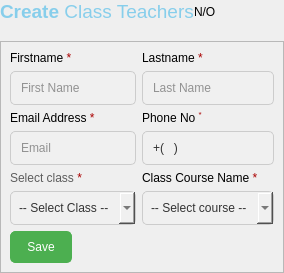
                   <widget class="QFrame" name="frame_77">
                    <property name="frameShape">
                     <enum>QFrame::Shape::NoFrame</enum>
                    </property>
                    <property name="frameShadow">
                     <enum>QFrame::Shadow::Raised</enum>
                    </property>
                    <layout class="QHBoxLayout" name="horizontalLayout_38">
                     <property name="spacing">
                      <number>0</number>
                     </property>
                     <property name="leftMargin">
                      <number>0</number>
                     </property>
                     <property name="topMargin">
                      <number>0</number>
                     </property>
                     <property name="rightMargin">
                      <number>0</number>
                     </property>
                     <property name="bottomMargin">
                      <number>0</number>
                     </property>
                     <item>
                      <widget class="QFrame" name="frame_78">
                       <property name="frameShape">
                        <enum>QFrame::Shape::NoFrame</enum>
                       </property>
                       <property name="frameShadow">
                        <enum>QFrame::Shadow::Raised</enum>
                       </property>
                       <layout class="QVBoxLayout" name="verticalLayout_46" stretch="0,0,0">
                        <property name="spacing">
                         <number>4</number>
                        </property>
                        <property name="leftMargin">
                         <number>0</number>
                        </property>
                        <property name="topMargin">
                         <number>0</number>
                        </property>
                        <property name="rightMargin">
                         <number>0</number>
                        </property>
                        <property name="bottomMargin">
                         <number>0</number>
                        </property>
                        <item>
                         <widget class="QFrame" name="frame_79">
                          <property name="frameShape">
                           <enum>QFrame::Shape::NoFrame</enum>
                          </property>
                          <property name="frameShadow">
                           <enum>QFrame::Shadow::Raised</enum>
                          </property>
                          <layout class="QHBoxLayout" name="horizontalLayout_39">
                           <property name="spacing">
                            <number>0</number>
                           </property>
                           <property name="leftMargin">
                            <number>0</number>
                           </property>
                           <property name="topMargin">
                            <number>0</number>
                           </property>
                           <property name="rightMargin">
                            <number>0</number>
                           </property>
                           <property name="bottomMargin">
                            <number>0</number>
                           </property>
                           <item>
                            <widget class="QLabel" name="label_70">
                             <property name="styleSheet">
                              <string notr="true">color:skyblue;</string>
                             </property>
                             <property name="text">
                              <string>&lt;html&gt;&lt;head/&gt;&lt;body&gt;&lt;p&gt;&lt;span style=&quot; font-size:14pt; font-weight:600;&quot;&gt;Create&lt;/span&gt;&lt;span style=&quot; font-size:14pt;&quot;&gt; Class Teachers&lt;/span&gt;&lt;/p&gt;&lt;/body&gt;&lt;/html&gt;</string>
                             </property>
                            </widget>
                           </item>
                           <item>
                            <widget class="QLabel" name="createTeachersStatusLabel">
                             <property name="text">
                              <string>N/O</string>
                             </property>
                            </widget>
                           </item>
                          </layout>
                         </widget>
                        </item>
                        <item>
                         <spacer name="verticalSpacer_8">
                          <property name="orientation">
                           <enum>Qt::Orientation::Vertical</enum>
                          </property>
                          <property name="sizeType">
                           <enum>QSizePolicy::Policy::Preferred</enum>
                          </property>
                          <property name="sizeHint" stdset="0">
                           <size>
                            <width>20</width>
                            <height>14</height>
                           </size>
                          </property>
                         </spacer>
                        </item>
                        <item>
                         <widget class="QFrame" name="frame_80">
                          <property name="frameShape">
                           <enum>QFrame::Shape::StyledPanel</enum>
                          </property>
                          <property name="frameShadow">
                           <enum>QFrame::Shadow::Raised</enum>
                          </property>
                          <layout class="QHBoxLayout" name="horizontalLayout_40">
                           <item>
                            <widget class="QFrame" name="frame_81">
                             <property name="styleSheet">
                              <string notr="true">QLineEdit{
	background-color: #f0f0f0;
	border: 1px solid #ccc;
	border-radius: 5px;
	padding: 8px;
	color: #333;
}

QLineEdit:hover{
	border-color: #aaa;
}

QLineEdit:focus{
	border-color: #5cacee;
}

QPushButton {
	background-color: #4caf50;
	color: white;
	border: 1px solid #4caf50;
	border-radius: 5px;
	padding: 8px 16px;
}QLineEdit:hover{
	border-color: #aaa;
}

QLineEdit:focus{
	border-color: #5cacee;
}

QPushButton:hover{
	background-color: #45a049;
}

QPushButton:pressed{
	background-color: #3e8e41;
}

QComboBox{
	background-color: #f0f0f0;
	border: 1px solid #ccc;
	border-radius: 5px;
	padding: 8px;
	color: #333;
}

QComboBox:hover{
	border-color: #aaa;
}

QComboBox:focus{
	border-color: #5cacee;
}</string>
                             </property>
                             <property name="frameShape">
                              <enum>QFrame::Shape::NoFrame</enum>
                             </property>
                             <property name="frameShadow">
                              <enum>QFrame::Shadow::Raised</enum>
                             </property>
                             <layout class="QGridLayout" name="gridLayout_11">
                              <property name="leftMargin">
                               <number>0</number>
                              </property>
                              <property name="topMargin">
                               <number>0</number>
                              </property>
                              <property name="rightMargin">
                               <number>0</number>
                              </property>
                              <property name="bottomMargin">
                               <number>0</number>
                              </property>
                              <item row="1" column="1">
                               <widget class="QLineEdit" name="lineEdit_2">
                                <property name="placeholderText">
                                 <string>Last Name</string>
                                </property>
                               </widget>
                              </item>
                              <item row="5" column="1">
                               <widget class="QComboBox" name="Class_courses_combobox">
                                <property name="sizePolicy">
                                 <sizepolicy hsizetype="Expanding" vsizetype="Preferred">
                                  <horstretch>0</horstretch>
                                  <verstretch>0</verstretch>
                                 </sizepolicy>
                                </property>
                                <property name="placeholderText">
                                 <string>-- Select course --</string>
                                </property>
                               </widget>
                              </item>
                              <item row="2" column="1">
                               <widget class="QLabel" name="label_73">
                                <property name="text">
                                 <string>&lt;html&gt;&lt;head/&gt;&lt;body&gt;&lt;p&gt;Phone No &lt;span style=&quot; vertical-align:super;&quot;/&gt;&lt;span style=&quot; color:#aa0000; vertical-align:super;&quot;&gt;*&lt;/span&gt;&lt;/p&gt;&lt;/body&gt;&lt;/html&gt;</string>
                                </property>
                               </widget>
                              </item>
                              <item row="6" column="0" alignment="Qt::AlignmentFlag::AlignLeft">
                               <widget class="QPushButton" name="CreateTeacherPushButton">
                                <property name="text">
                                 <string>Save</string>
                                </property>
                               </widget>
                              </item>
                              <item row="4" column="1">
                               <widget class="QLabel" name="label_72">
                                <property name="text">
                                 <string>&lt;html&gt;&lt;head/&gt;&lt;body&gt;&lt;p&gt;Class Course Name &lt;span style=&quot; color:#aa0000;&quot;&gt;*&lt;/span&gt;&lt;/p&gt;&lt;/body&gt;&lt;/html&gt;</string>
                                </property>
                               </widget>
                              </item>
                              <item row="0" column="0">
                               <widget class="QLabel" name="label_33">
                                <property name="text">
                                 <string>&lt;html&gt;&lt;head/&gt;&lt;body&gt;&lt;p&gt;Firstname &lt;span style=&quot; color:#aa0000;&quot;&gt;*&lt;/span&gt;&lt;/p&gt;&lt;/body&gt;&lt;/html&gt;</string>
                                </property>
                               </widget>
                              </item>
                              <item row="4" column="0">
                               <widget class="QLabel" name="label_71">
                                <property name="styleSheet">
                                 <string notr="true">color:rgb(93, 93, 93);
</string>
                                </property>
                                <property name="text">
                                 <string>&lt;html&gt;&lt;head/&gt;&lt;body&gt;&lt;p&gt;Select class &lt;span style=&quot; color:#aa0000;&quot;&gt;*&lt;/span&gt;&lt;/p&gt;&lt;/body&gt;&lt;/html&gt;</string>
                                </property>
                               </widget>
                              </item>
                              <item row="2" column="0">
                               <widget class="QLabel" name="label_34">
                                <property name="text">
                                 <string>&lt;html&gt;&lt;head/&gt;&lt;body&gt;&lt;p&gt;Email Address &lt;span style=&quot; color:#aa0000;&quot;&gt;*&lt;/span&gt;&lt;/p&gt;&lt;/body&gt;&lt;/html&gt;</string>
                                </property>
                               </widget>
                              </item>
                              <item row="1" column="0">
                               <widget class="QLineEdit" name="lineEdit">
                                <property name="placeholderText">
                                 <string>First Name</string>
                                </property>
                               </widget>
                              </item>
                              <item row="5" column="0">
                               <widget class="QComboBox" name="selectClassCombobox_createTeacher">
                                <property name="sizePolicy">
                                 <sizepolicy hsizetype="Expanding" vsizetype="Fixed">
                                  <horstretch>0</horstretch>
                                  <verstretch>0</verstretch>
                                 </sizepolicy>
                                </property>
                                <property name="placeholderText">
                                 <string>-- Select Class --</string>
                                </property>
                               </widget>
                              </item>
                              <item row="0" column="1">
                               <widget class="QLabel" name="label_74">
                                <property name="text">
                                 <string>&lt;html&gt;&lt;head/&gt;&lt;body&gt;&lt;p&gt;Lastname &lt;span style=&quot; color:#aa0000;&quot;&gt;*&lt;/span&gt;&lt;/p&gt;&lt;/body&gt;&lt;/html&gt;</string>
                                </property>
                               </widget>
                              </item>
                              <item row="3" column="1">
                               <widget class="QLineEdit" name="lineEdit_3">
                                <property name="inputMask">
                                 <string>+(xxx) xxx xxx xxx</string>
                                </property>
                                <property name="placeholderText">
                                 <string>Phone Number</string>
                                </property>
                               </widget>
                              </item>
                              <item row="3" column="0">
                               <widget class="QLineEdit" name="lineEdit_4">
                                <property name="placeholderText">
                                 <string>Email</string>
                                </property>
                               </widget>
                              </item>
                             </layout>
                            </widget>
                           </item>
                          </layout>
                         </widget>
                        </item>
                       </layout>
                      </widget>
                     </item>
                     <item>
                      <widget class="QFrame" name="frame_82">
                       <property name="sizePolicy">
                        <sizepolicy hsizetype="Expanding" vsizetype="Preferred">
                         <horstretch>0</horstretch>
                         <verstretch>0</verstretch>
                        </sizepolicy>
                       </property>
                       <property name="frameShape">
                        <enum>QFrame::Shape::NoFrame</enum>
                       </property>
                       <property name="frameShadow">
                        <enum>QFrame::Shadow::Raised</enum>
                       </property>
                      </widget>
                     </item>
                    </layout>
                   </widget>
